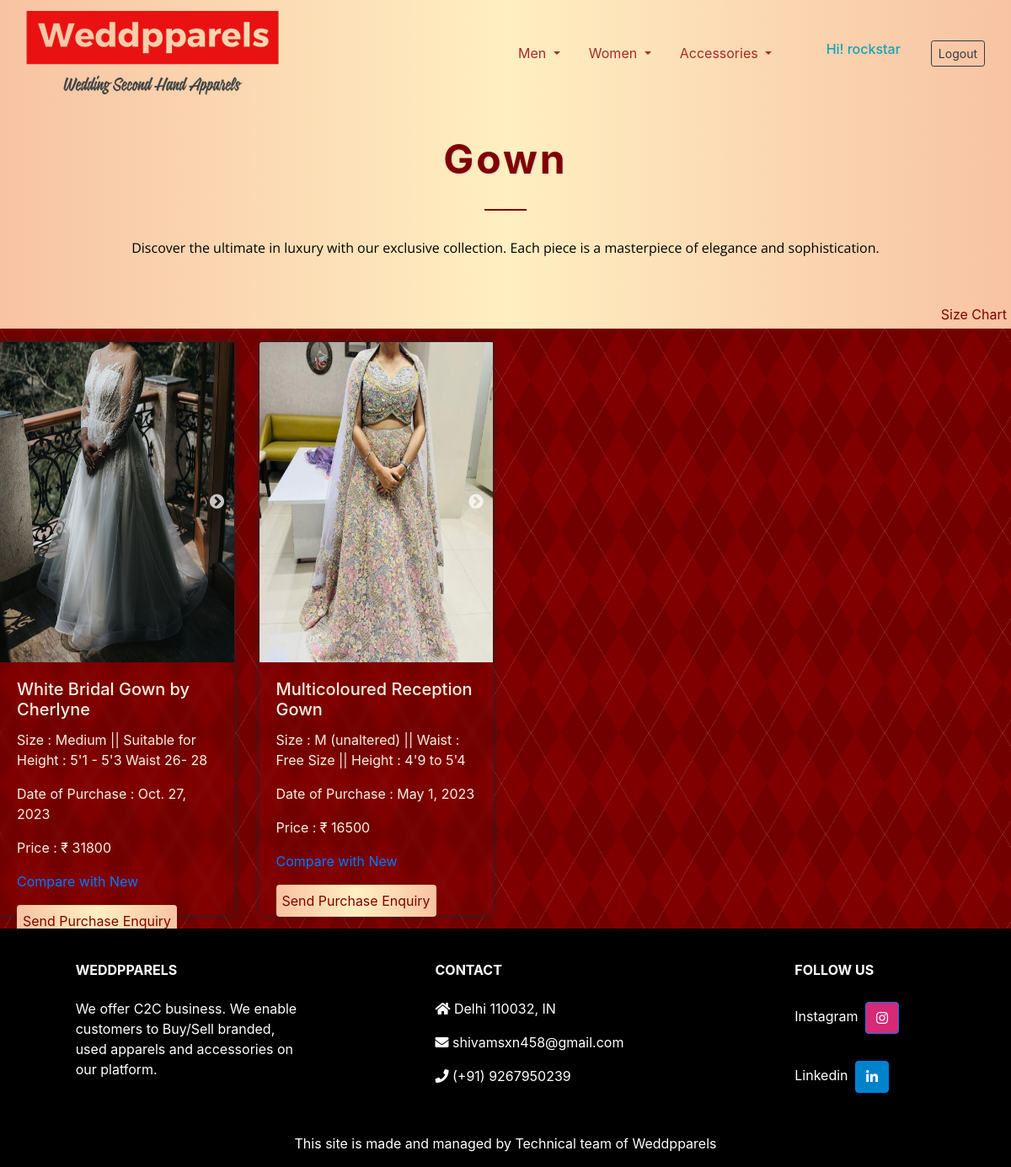
Screenshot of /shop/categorydisplay/Gown (signed in) with the database file from the repository.
### shop/models.py (models this page shows, shortened)
class Product(models.Model):
    product_id = models.AutoField
    product_name = models.CharField(max_length= 30)
    size = models.CharField(max_length=100, blank=True, default="onesize")
    purchase_date = models.DateField()
    category = models.CharField(max_length=25, default="")
    subcategory = models.CharField(max_length=25, default="")
    price = models.IntegerField(default= 0)
    image = models.ImageField(upload_to="shop/images", blank=True, default="")
    sideimage = models.ImageField(upload_to="shop/images", blank=True, default="/shop/images/imagecomingsoon.png")
    backimage = models.ImageField(upload_to="shop/images", blank=True, default="/shop/images/imagecomingsoon.png")
    url = models.URLField(max_length=200, blank=True, default= "")

### shop/views.py (the view)
# urls.py: path('categorydisplay/Gown',  views.gownfunc, name=""),
def gownfunc(request):
    products = Product.objects.filter(subcategory='Gown')
    productsfilter = Product.objects.filter(subcategory='Gown')[:1]
    context = {'products': products, 'productsfilter': productsfilter}
    return render(request, 'shop/navbarcatgown.html',context)

### shop/templates/shop/navbarcatgown.html
{% extends 'shop/base.html' %}

### shop/templates/shop/base.html (shortened to what this page needs)
{% block categorydisplay %}
{% load static %}
<!doctype html>
<html lang="en" xmlns="http://www.w3.org/1999/html">
<head>
    <link rel="stylesheet" href="https://cdn.jsdelivr.net/npm/bootstrap@4.1.3/dist/css/bootstrap.min.css">
<nav class= "navbar navbar-expand-lg bg-transparent navbar-light navbar-airy bg-fixed-white" style="margin: 0;">
<div class="container-fluid">
   <a class="navbar-brand" href="http://weddpparels.com/"><img class="img-fluid" src="{% static '/media/sitelogo.png' %}" ></a>
  <div class="collapse navbar-collapse" id="navbarSupportedContent">
    <ul class="navbar-nav mr-auto">
      <li class="nav-item dropdown">
        <a class="nav-link dropdown-toggle" href="#" id="navbarDropdownmen" role="button" data-toggle="dropdown" aria-haspopup="true" aria-expanded="false" style="color: brown;">
          Men
        </a>
      </li>
      <li class="nav-item dropdown">
        <a class="nav-link dropdown-toggle" href="#" id="navbarDropdownwomen" role="button" data-toggle="dropdown" aria-haspopup="true" aria-expanded="false" style="color: brown;">
          Women
        </a>
      </li>
      <li class="nav-item dropdown">
        <a class="nav-link dropdown-toggle" href="#" id="navbarDropdownacc" role="button" data-toggle="dropdown" aria-haspopup="true" aria-expanded="false" style="color: brown;">
          Accessories
        </a>
      </li>
    </ul>
<br>
{% load socialaccount %}
<html>
<body>
{% if user.is_authenticated %}
  <h6 class="text-info">Hi! {{ user.username }}</h6> &nbsp;&nbsp;&nbsp;&nbsp;&nbsp;&nbsp;&nbsp;&nbsp;
{% else %}
  <a href="{% provider_login_url 'google'%}?next=/shop/" class="btn btn-outline-dark btn-sm" >
    <img width="16px" style="margin-bottom:3px; margin-right:5px" alt="Google login" src="https://weddpparel.s3.ap-south-1.amazonaws.com/web_dark_sq_SI%401x.png" />
    Sign in
  </a> &nbsp;
{% endif %}
<a href="http://weddpparels.com/accounts/logout/" class="btn btn-outline-dark btn-sm">Logout</a>
</body>
</html>
 </div>
</nav>
 <link rel="stylesheet" type="text/css" href="https://cdnjs.cloudflare.com/ajax/libs/slick-carousel/1.8.1/slick.min.css"/>
  <link rel="stylesheet" type="text/css" href="https://cdnjs.cloudflare.com/ajax/libs/slick-carousel/1.8.1/slick-theme.min.css"/>
</head>
<body>
<br>
<div style="background-image: linear-gradient(to right,#f8c3a3, #ffefc1, #f8c3a3); text-align: center; padding: 10px;">
    <h2 style="font-size: 48px; font-weight: bold; margin: 0; color: maroon; letter-spacing: 3px; text-shadow: 1px 1px 2px #ccc;">
        {% for product in productsfilter %}
        {{ product.subcategory }}
        {% endfor %}
    </h2>
    <hr style="border: none; border-top: 2px solid maroon; height: 2px; margin: 30px auto; max-width: 50px;">
    <p style="color: black; font-size: 16px; line-height: 1.5; font-family: 'Open Sans', sans-serif;">
        Discover the ultimate in luxury with our exclusive collection. Each piece is a masterpiece of elegance and sophistication.
   <br><br>
    </p>
</div>
<div style="background-image: linear-gradient(to right,#f8c3a3, #ffefc1, #f8c3a3); text-align: right; padding: 5px;">
        <a href="http://weddpparels.com/shop/sizechart" style="color:maroon;">Size Chart</a>
</div>
<div class="container-fluid embed-responsive" style="background-color: maroon;
background-image:
repeating-linear-gradient(120deg, rgba(255,255,255,.1), rgba(255,255,255,.1) 1px, transparent 1px, transparent 60px),
repeating-linear-gradient(60deg, rgba(255,255,255,.1), rgba(255,255,255,.1) 1px, transparent 1px, transparent 60px),
linear-gradient(60deg, rgba(0,0,0,.1) 25%, transparent 25%, transparent 75%, rgba(0,0,0,.1) 75%, rgba(0,0,0,.1)),
linear-gradient(120deg, rgba(0,0,0,.1) 25%, transparent 25%, transparent 75%, rgba(0,0,0,.1) 75%, rgba(0,0,0,.1));
background-size: 70px 120px; max-width: 100%;">
<div class="row">
  <link href="{% static 'css/style.css'%}" rel="stylesheet">
{% for product in products %}
  <div class="col-md-3 my-3">
    <div class="card1">
        <div class="slider">
            <div><img class="card-img-top" style="height:380px;" src="/media/{{ product.image }}" alt="{{ product.name }}"></div>
        </div>
      <div class="card-body" style="color: #F8F0E3;">
        <h5 class="card-title">{{ product.product_name }}</h5>
        <p class="card-text" >Size : {{ product.size }} </p>
        <p class="card-text" >Date of Purchase : {{ product.purchase_date }} </p>
        <p class="card-text">Price : ₹ {{ product.price }}</p>
        <p> <a  href="{{ product.url }}">Compare with New</a></p>
        <a href="http://weddpparels.com/shop/sendpurchaseenquiry/#{{ product.product_name }}" id="{{ product.product_name }}" class="btn" style="color: maroon ;background-image: linear-gradient(to right,#f8c3a3, #ffefc1, #f8c3a3); padding: 6px; background-color:#F6BE00 ; position: absolute;">Send Purchase Enquiry</a>
      </div>
    </div>
  </div>
{% endfor %}
</div>
</div>
</body>
<footer
          class="text-left text-lg-start text-white"
          style="background-color: black"
          >
    <div class="container-fluid p-4 pb-0">
      <section class="">
        <div class="row">
          <div class="col-md-3 col-lg-3 col-xl-3 mx-auto mt-3">
            <h6 class="text-uppercase mb-4 font-weight-bold">
              Weddpparels
            </h6>
            <p>
              We offer C2C business. We enable customers to Buy/Sell branded, used apparels and accessories on our platform.
            </p>
          </div>
          <div class="col-md-4 col-lg-3 col-xl-3 mx-auto mt-3">
            <h6 class="text-uppercase mb-4 font-weight-bold"> Contact </h6>
            <p><i class="fas fa-home mr-0"></i> Delhi 110032, IN </p>
            <p><i class="fas fa-envelope mr-0"></i> shivamsxn458@gmail.com </p>
            <p><i class="fas fa-phone mr-0"></i> (+91) 9267950239 </p>
          </div>
          <div class="col-md-3 col-lg-2 col-xl-2 mx-auto mt-3">
            <h6 class="text-uppercase mb-4 font-weight-bold"> Follow us </h6>
            Instagram
            <a
               class="btn btn-primary btn-floatin m-1"
               style="background-color: #d62976 "
               href="#!"
               role="button"
               ><i class="fab fa-instagram"></i></a>
  <br><br>
            Linkedin
            <a
               class="btn btn-primary btn-floating m-1"
               style="background-color: #0082ca"
               href="https://www.linkedin.com/in/shivam-saxena-b939641a0/"
               role="button"
               ><i class="fab fa-linkedin-in"></i
              ></a>
      </section>
    </div>
    <div
         class="text-center p-3"
         style="background-color: rgba(0, 0, 0, 0.2)"
         >
      <a class="text-white" href="https://weddpparels.com/"
         >This site is made and managed by Technical team of Weddpparels</a>
    </div>
<link rel="stylesheet" href="https://cdnjs.cloudflare.com/ajax/libs/font-awesome/5.15.3/css/all.min.css" />
 </footer>
</html>
{% endblock %}

### shop/static/css/style.css (style rules this page uses)
.card1 { margin: 0 0.0em; border: none; border-radius: 0; height: 680px; box-shadow: 0 0 8px 0 ; background: null; backdrop-filter: blur(3px); }
.card1 img { max-width: 100%; max-height: 100%; }

### shop/templates/shop/base.html (style rules this page uses)
body { background-color: #F8F0E3; background-image: linear-gradient(to right,#f8c3a3, #ffefc1, #f8c3a3); padding: 0px; }

### rows the page displays
Product: subcategory "Gown", image (picture), product_name "White Bridal Gown by Cherlyne", size "Medium || Suitable for Height : 5'1 - 5'3 Waist 26- 28", purchase_date "Oct. 27, 2023", price "31800"
Product: image (picture), product_name "Multicoloured Reception Gown", size "M (unaltered) || Waist : Free Size || Height : 4'9 to 5'4", purchase_date "May 1, 2023", price "16500"

### other values shown
{{ user.username }} "rockstar"
